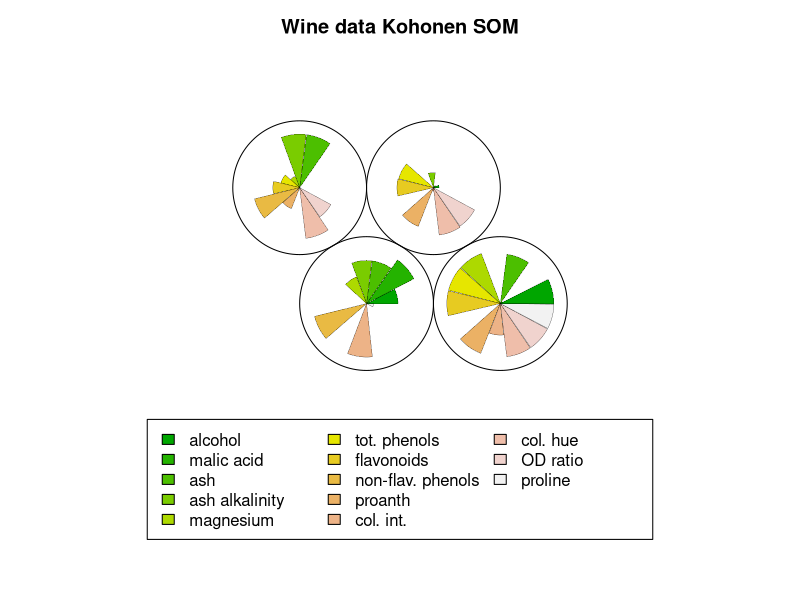
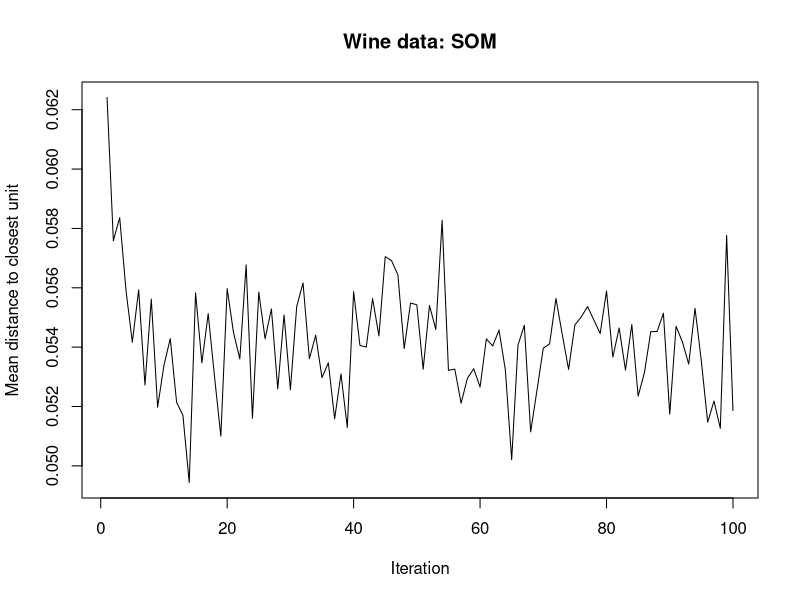
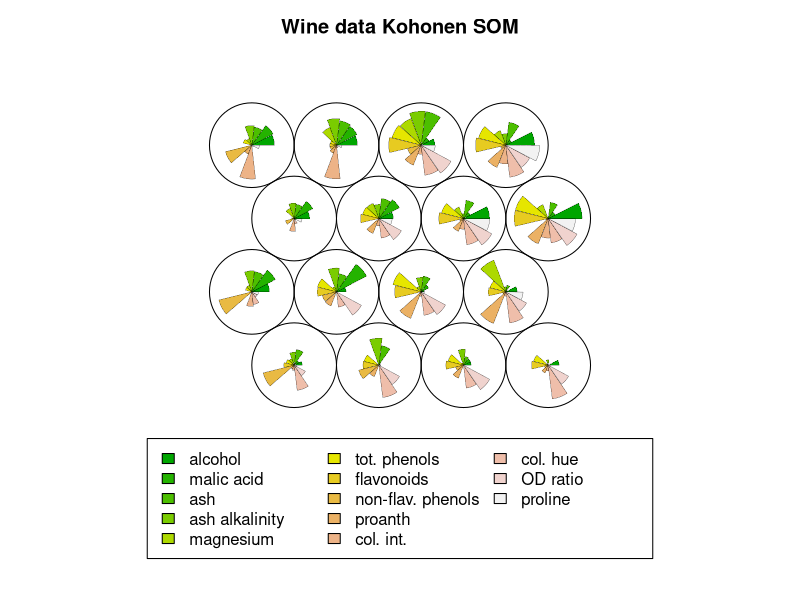
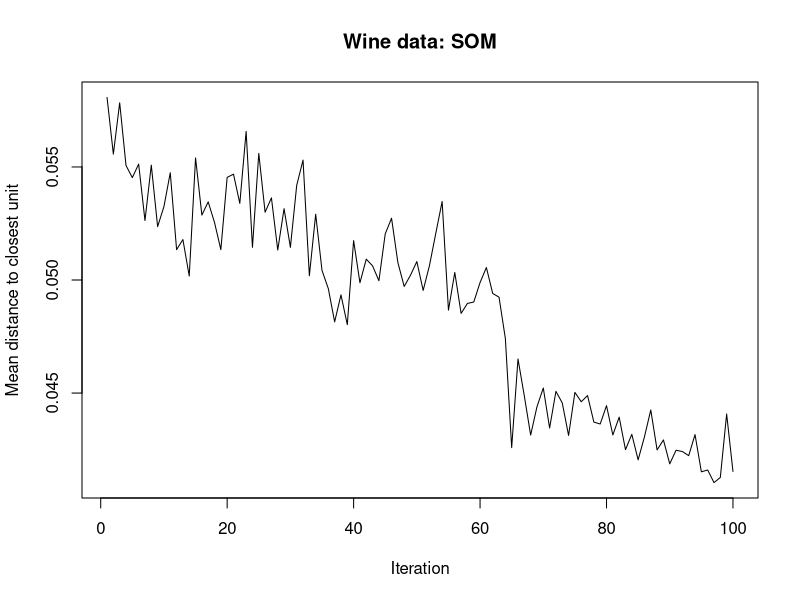
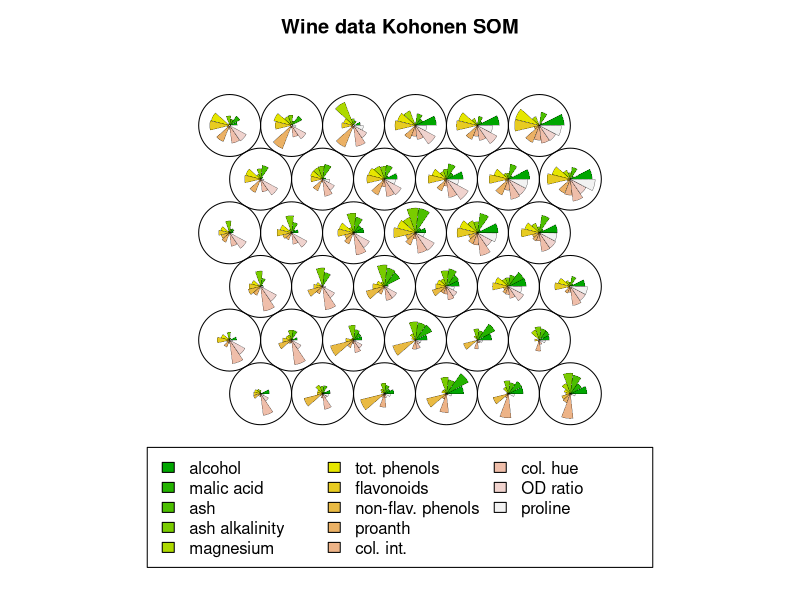
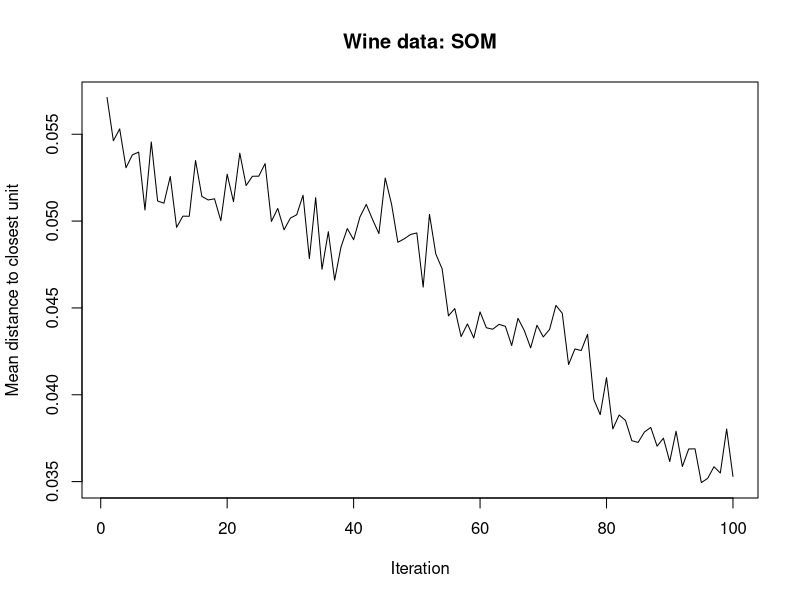
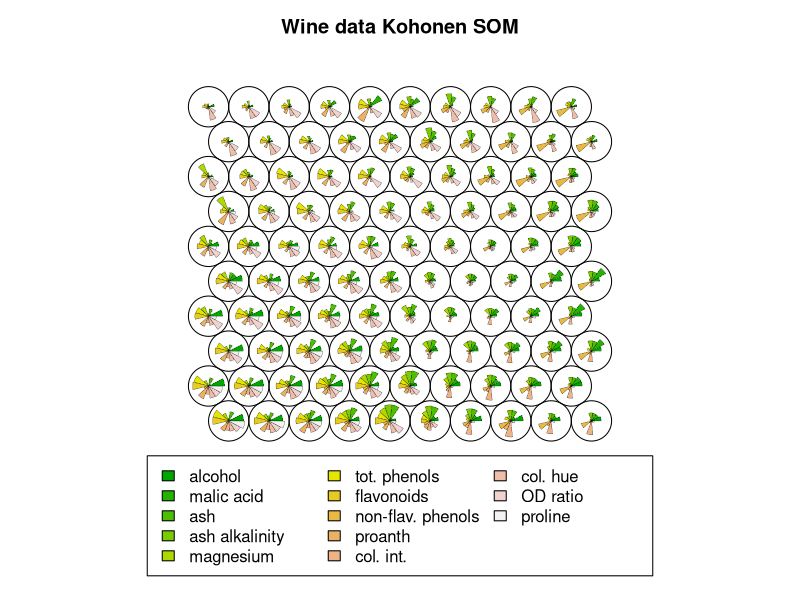
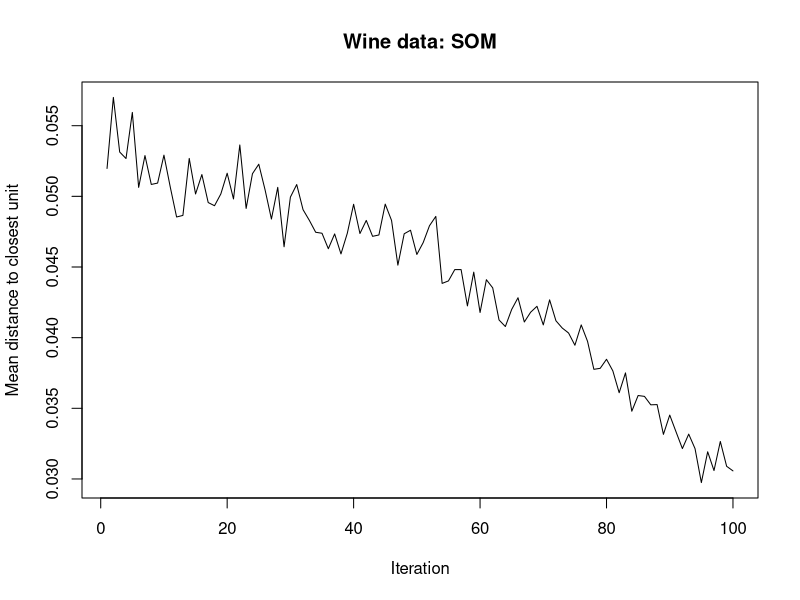

Generate these figures, in order, with R:
rm(list=ls())


#1 Using Kohonen SOM on wine data

library("kohonen")
data("wines")
str(wines)
head(wines)


#for 2x2
set.seed(10)
som.wines = som(scale(wines), grid=somgrid(2,2,"hexagonal"))
som.wines
dim(getCodes(som.wines))

plot(som.wines, main="Wine data Kohonen SOM")

par(mfrow=c(1,1))
plot(som.wines, type="changes", main="Wine data: SOM")

#for 4x4
set.seed(10)
som.wines = som(scale(wines), grid=somgrid(4,4,"hexagonal"))
som.wines
dim(getCodes(som.wines))

plot(som.wines, main="Wine data Kohonen SOM")

par(mfrow=c(1,1))
plot(som.wines, type="changes", main="Wine data: SOM")


#for 6x6
set.seed(10)
som.wines = som(scale(wines), grid=somgrid(6,6,"hexagonal"))
som.wines
dim(getCodes(som.wines))

plot(som.wines, main="Wine data Kohonen SOM")

par(mfrow=c(1,1))
plot(som.wines, type="changes", main="Wine data: SOM")

#for 10x10
set.seed(10)
som.wines = som(scale(wines), grid=somgrid(10,10,"hexagonal"))
som.wines
dim(getCodes(som.wines))

plot(som.wines, main="Wine data Kohonen SOM")

par(mfrow=c(1,1))
plot(som.wines, type="changes", main="Wine data: SOM")

#for 14x14 this gives us error as the there are more grids than the number of observations

# set.seed(10)
# som.wines = som(scale(wines), grid=somgrid(14,14,"hexagonal"))
# som.wines
# dim(getCodes(som.wines))
# 
# plot(som.wines, main="Wine data Kohonen SOM")
# 
# par(mfrow=c(1,1))
# plot(som.wines, type="changes", main="Wine data: SOM")



#2 Using Backprop.txt code to do NN

rm(list=ls())

rm(list=setdiff(ls(), c("err", "err1")))

numIter = 1000

#(a) I created forwardProp function based on the neural network in this HW problem as follows:

### Initial settings 

# Initialize parameters
w1 = 0.7
w2 = 0.9
w3 = 0.5
w4 = 0.3
w5 = 0.8
w6 = 0.5

w = c(w1, w2, w3, w4, w5, w6)

# input and target values
input1 = 2.5
input2 = 0.5
input = c(input1, input2)

out1 = 1
out2 = 1
out = c(out1, out2)


### define sigmoid activation functions
sigmoid = function(z){ 
      return( 1/(1+exp(-z)) )
}

forwardProp = function(input, w){
      # input to hidden layer
      neth1 = w[1]*input[1]
      neth2 = w[2]*input[1] + w[3]*input[2]
      outh1 = sigmoid(neth1)
      outh2 = sigmoid(neth2)
      
      # hidden layer to output layer
      neto1 = w[4]*outh1
      neto2 = w[5]*outh1 + w[6]*outh2
      outo1 = sigmoid(neto1)
      outo2 = sigmoid(neto2)
      
      res = c(outh1, outh2, outo1, outo2)
      return(res)
}

error = function(res, out){ 
      err = 0.5*(out[1] - res[3])^2 + 0.5*(out[2] - res[4])^2 
      return(err)
}

#(b) I created back propagation update code based on the neural network in this HW problem as follows:

# set learning rate

gamma = 0.1
gamma = 0.6
gamma = 1.2

### Implement Forward-backward propagation
err = c()
err1 = c()
err2 = c()

#for gamma = 0.1
for(i in 1:numIter){
      
      ### forward
      res = forwardProp(input, w)
      outh1 = res[1]; outh2 = res[2]; outo1 = res[3]; outo2 = res[4]
      
      ### compute error
      err[i] = error(res, out)
      
      ### backward propagation
      ## update w_4, w_5, w_6
      
      # compute dE_dw4
      dE_douto1 = -( out[1] - outo1 )
      douto1_dneto1 = outo1*(1-outo1)
      dneto1_dw4 = outh1
      dE_dw4 = dE_douto1*douto1_dneto1*dneto1_dw4
      
      # compute dE_dw5
      dE_douto2 = -( out[2] - outo2 )
      douto2_dneto2 = outo2*(1-outo2)
      dneto2_dw5 = outh1
      dE_dw5 = dE_douto2*douto2_dneto2*dneto2_dw5
      
      # compute dE_dw6
      dneto2_dw6 = outh2
      dE_dw6 = dE_douto2*douto2_dneto2*dneto2_dw6
      
      ## update w_1, w_2, w_3
      # compute dE_douth1 first
      dneto1_douth1 = w4
      dneto2_douth1 = w5
      dE_douth1 = dE_douto1*douto1_dneto1*dneto1_douth1 + dE_douto2*douto2_dneto2*dneto2_douth1
      
      # compute dE_douth2 first
      dneto2_douth2 = w6
      dE_douth2 = dE_douto2*douto2_dneto2*dneto2_douth2 
      
      # compute dE_dw1    
      douth1_dneth1 = outh1*(1-outh1)
      dneth1_dw1 = input[1]
      dE_dw1 = dE_douth1*douth1_dneth1*dneth1_dw1
      
      # compute dE_dw2
      douth2_dneth2 = outh2*(1-outh2)
      dneth2_dw2 = input[1]
      dE_dw2 = dE_douth2*douth2_dneth2*dneth2_dw2
      
      # compute dE_dw3
      dneth2_dw3 = input[2] 
      dE_dw3 = dE_douth2*douth2_dneth2*dneth2_dw3

      ### update all parameters via a gradient descent 
      w1 = w1 - gamma*dE_dw1
      w2 = w2 - gamma*dE_dw2
      w3 = w3 - gamma*dE_dw3
      w4 = w4 - gamma*dE_dw4
      w5 = w5 - gamma*dE_dw5
      w6 = w6 - gamma*dE_dw6
      
      w = c(w1, w2, w3, w4, w5, w6)
      
      print(i)
      
}


#for gamma = 0.6
for(i in 1:numIter){
      
      ### forward
      res = forwardProp(input, w)
      outh1 = res[1]; outh2 = res[2]; outo1 = res[3]; outo2 = res[4]
      
      ### compute error
      err1[i] = error(res, out)
      
      ### backward propagation
      ## update w_4, w_5, w_6
      
      # compute dE_dw4
      dE_douto1 = -( out[1] - outo1 )
      douto1_dneto1 = outo1*(1-outo1)
      dneto1_dw4 = outh1
      dE_dw4 = dE_douto1*douto1_dneto1*dneto1_dw4
      
      # compute dE_dw5
      dE_douto2 = -( out[2] - outo2 )
      douto2_dneto2 = outo2*(1-outo2)
      dneto2_dw5 = outh1
      dE_dw5 = dE_douto2*douto2_dneto2*dneto2_dw5
      
      # compute dE_dw6
      dneto2_dw6 = outh2
      dE_dw6 = dE_douto2*douto2_dneto2*dneto2_dw6
      
      ## update w_1, w_2, w_3
      # compute dE_douth1 first
      dneto1_douth1 = w4
      dneto2_douth1 = w5
      dE_douth1 = dE_douto1*douto1_dneto1*dneto1_douth1 + dE_douto2*douto2_dneto2*dneto2_douth1
      
      # compute dE_douth2 first
      dneto2_douth2 = w6
      dE_douth2 = dE_douto2*douto2_dneto2*dneto2_douth2 
      
      # compute dE_dw1    
      douth1_dneth1 = outh1*(1-outh1)
      dneth1_dw1 = input[1]
      dE_dw1 = dE_douth1*douth1_dneth1*dneth1_dw1
      
      # compute dE_dw2
      douth2_dneth2 = outh2*(1-outh2)
      dneth2_dw2 = input[1]
      dE_dw2 = dE_douth2*douth2_dneth2*dneth2_dw2
      
      # compute dE_dw3
      dneth2_dw3 = input[2] 
      dE_dw3 = dE_douth2*douth2_dneth2*dneth2_dw3
      
      ### update all parameters via a gradient descent 
      w1 = w1 - gamma*dE_dw1
      w2 = w2 - gamma*dE_dw2
      w3 = w3 - gamma*dE_dw3
      w4 = w4 - gamma*dE_dw4
      w5 = w5 - gamma*dE_dw5
      w6 = w6 - gamma*dE_dw6
      
      w = c(w1, w2, w3, w4, w5, w6)
      
      print(i)
      
}


#for gamma = 1.2
for(i in 1:numIter){
      
      ### forward
      res = forwardProp(input, w)
      outh1 = res[1]; outh2 = res[2]; outo1 = res[3]; outo2 = res[4]
      
      ### compute error
      err2[i] = error(res, out)
      
      ### backward propagation
      ## update w_4, w_5, w_6
      
      # compute dE_dw4
      dE_douto1 = -( out[1] - outo1 )
      douto1_dneto1 = outo1*(1-outo1)
      dneto1_dw4 = outh1
      dE_dw4 = dE_douto1*douto1_dneto1*dneto1_dw4
      
      # compute dE_dw5
      dE_douto2 = -( out[2] - outo2 )
      douto2_dneto2 = outo2*(1-outo2)
      dneto2_dw5 = outh1
      dE_dw5 = dE_douto2*douto2_dneto2*dneto2_dw5
      
      # compute dE_dw6
      dneto2_dw6 = outh2
      dE_dw6 = dE_douto2*douto2_dneto2*dneto2_dw6
      
      ## update w_1, w_2, w_3
      # compute dE_douth1 first
      dneto1_douth1 = w4
      dneto2_douth1 = w5
      dE_douth1 = dE_douto1*douto1_dneto1*dneto1_douth1 + dE_douto2*douto2_dneto2*dneto2_douth1
      
      # compute dE_douth2 first
      dneto2_douth2 = w6
      dE_douth2 = dE_douto2*douto2_dneto2*dneto2_douth2 
      
      # compute dE_dw1    
      douth1_dneth1 = outh1*(1-outh1)
      dneth1_dw1 = input[1]
      dE_dw1 = dE_douth1*douth1_dneth1*dneth1_dw1
      
      # compute dE_dw2
      douth2_dneth2 = outh2*(1-outh2)
      dneth2_dw2 = input[1]
      dE_dw2 = dE_douth2*douth2_dneth2*dneth2_dw2
      
      # compute dE_dw3
      dneth2_dw3 = input[2] 
      dE_dw3 = dE_douth2*douth2_dneth2*dneth2_dw3
      
      ### update all parameters via a gradient descent 
      w1 = w1 - gamma*dE_dw1
      w2 = w2 - gamma*dE_dw2
      w3 = w3 - gamma*dE_dw3
      w4 = w4 - gamma*dE_dw4
      w5 = w5 - gamma*dE_dw5
      w6 = w6 - gamma*dE_dw6
      
      w = c(w1, w2, w3, w4, w5, w6)
      
      print(i)
      
}

ts.plot( err, col="red", main="error rate" )
lines(err1, col="blue")
lines(err2, col="green")

pred = forwardProp(input, w)
pred[3:4]
